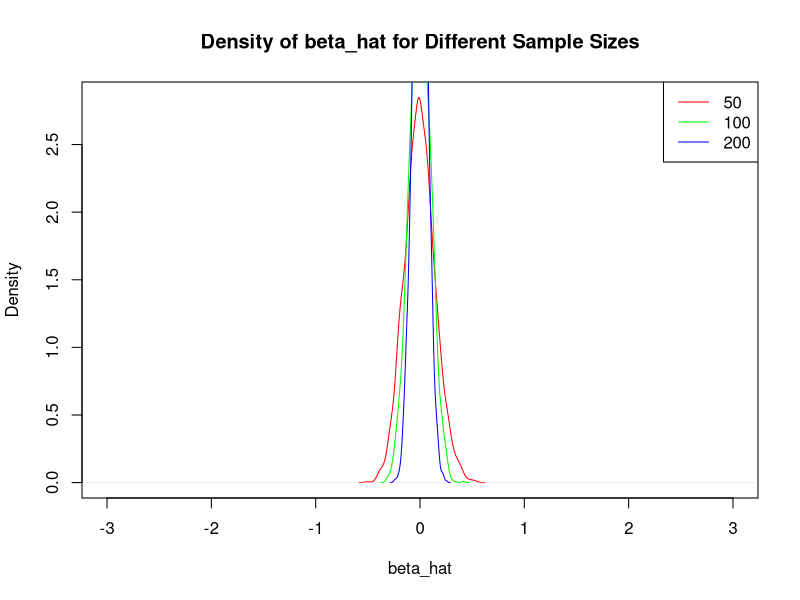
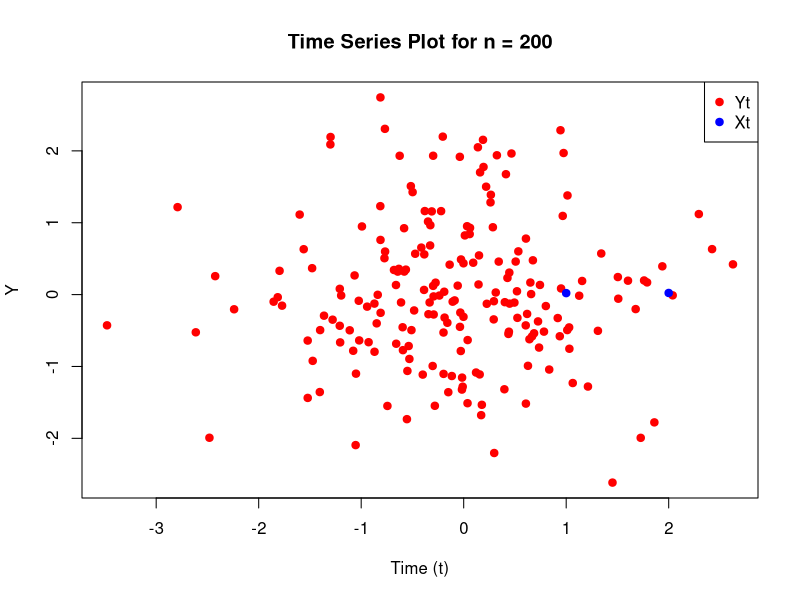
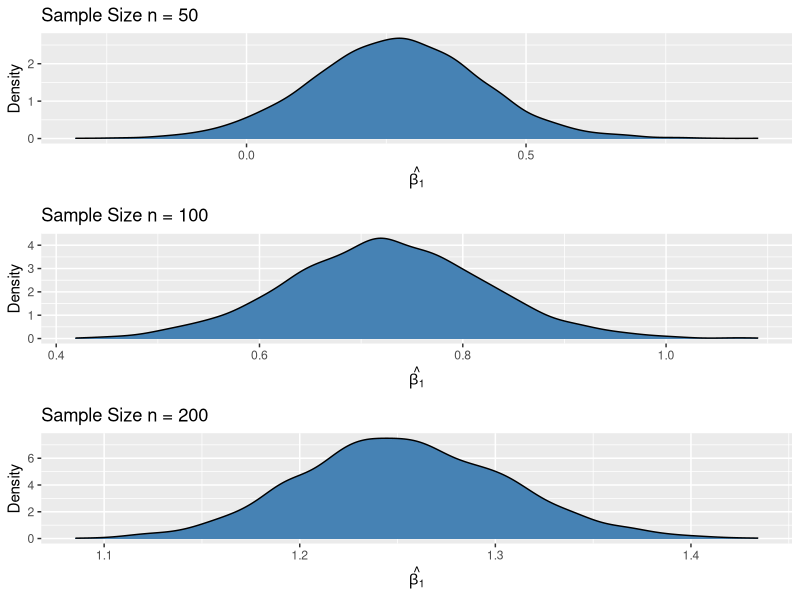
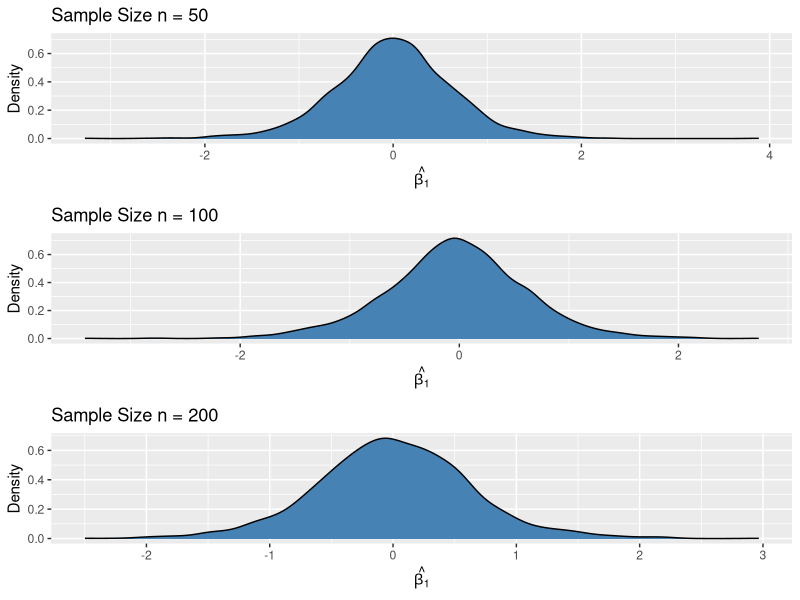
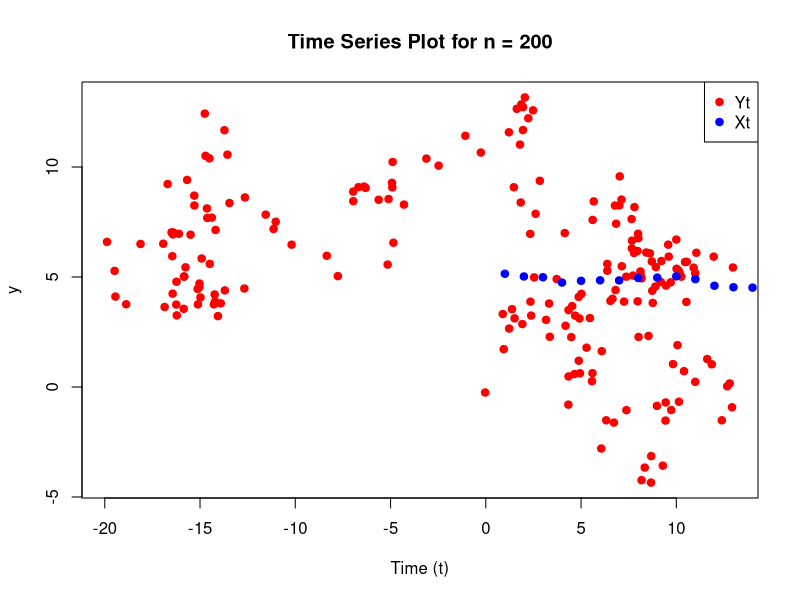

These charts were generated, in order, by the following R code:
# Set the parameters
set.seed(2024)  # For reproducibility
n_values <- c(50, 100, 200)  # Different sample sizes
num_replications <- 2500  # Number of replications for each sample size

# Create a list to store density estimates for each sample size
density_estimates <- list()

# Simulate the data and run regressions
for (n in n_values) {
  beta_hat <- numeric(num_replications)
  
  for (replication in 1:num_replications) {
    # Simulate data for each replication
    Y <- rnorm(n)
    X <- rnorm(n)
    
    # Fit a linear regression model
    model <- lm(Y ~ X)
    
    # Store the estimated coefficient for X (beta_hat)
    beta_hat[replication] <- coef(model)['X']
  }
  
  # Calculate the density estimate for beta_hat
  density_estimates[[as.character(n)]] <- density(beta_hat)
}

# Create the plot
colors <- rainbow(length(n_values))
plot(density_estimates[[1]], col = colors[1], main = "Density of beta_hat for Different Sample Sizes", xlab = "beta_hat", ylab = "Density", xlim = c(-3, 3))
legend("topright", legend = n_values, col = colors, lty = 1)

for (i in 2:length(n_values)) {
  lines(density_estimates[[i]], col = colors[i])
}







# Set the parameters
set.seed(42)  # For reproducibility
n_values <- c(50, 100, 200)  # Different sample sizes
num_replications <- 2500  # Number of replications for each sample size
alpha <- 0.05  # Significance level

# Create a vector to store rejection frequencies for each sample size
rejection_freqs <- numeric(length(n_values))

# Simulate the data and run regressions
for (n in n_values) {
  for (replication in 1:num_replications) {
    # Simulate data for each replication
    Y <- rnorm(n)
    X <- rnorm(n)
    
    # Fit a linear regression model
    model <- lm(Y ~ X)
    
    # Perform the significance test for beta1
    p_value <- summary(model)$coefficients[2, 4]
    reject_null <- p_value < alpha / 2 || p_value > 1 - alpha / 2
    
    # Update the rejection frequencies
    rejection_freqs[n == n_values] <- rejection_freqs[n == n_values] + reject_null
  }
  # Calculate the estimated rejection frequency for the sample size
  rejection_freqs[n == n_values] <- rejection_freqs[n == n_values] / num_replications
}

# Report the estimated rejection frequencies
cat("Estimated Rejection Frequencies:\n")
for (i in 1:length(n_values)) {
  cat(paste("Sample Size n =", n_values[i], ": ", round(rejection_freqs[i], 3), "\n"))
}

# Show a time series plot for the last replication with n = 200
last_n200_replication <- lm(Y ~ X)  # Fit a regression model for the last replication
plot(Y ~ X, data = last_n200_replication$model, main = "Time Series Plot for n = 200", xlab = "Time (t)", col = "red", pch = 19)
points(predict(last_n200_replication), col = "blue", pch = 19)
legend("topright", legend = c("Yt", "Xt"), col = c("red", "blue"), pch = 19)

















# Set the parameters
set.seed(42)  # For reproducibility
n_values <- c(50, 100, 200)  # Different sample sizes
num_replications <- 2500  # Number of replications for each sample size

# Create storage matrices for saving regression coefficients and p-values
beta_hat_matrix <- matrix(NA, nrow = length(n_values), ncol = num_replications)
p_value_matrix <- matrix(NA, nrow = length(n_values), ncol = num_replications)

# Create storage vectors for rejection frequencies
rejection_freqs <- numeric(length(n_values))

# Simulate the data and run regressions
for (n_idx in 1:length(n_values)) {
  n <- n_values[n_idx]
  
  for (replication in 1:num_replications) {
    t <- 1:n  # Create a time variable
    
    # Simulate data with deterministic trends
    Y <- 0.05 * t + rnorm(n)
    X <- 0.03 * t + rnorm(n)
    
    # Fit a linear regression model
    model <- lm(Y ~ X)
    
    # Store the estimated coefficient for X
    beta_hat_matrix[n_idx, replication] <- coef(model)['X']
    
    # Store the p-value for the significance test of H0: beta1 = 0
    p_value_matrix[n_idx, replication] <- summary(model)$coefficients[2, 4]
  }
  
  # Calculate the estimated rejection frequency for the sample size
  rejection_freqs[n_idx] <- mean(p_value_matrix[n_idx, ] < 0.05)
}

# Report the estimated rejection frequencies
cat("Estimated Rejection Frequencies at the 5% Significance Level:\n")
for (i in 1:length(n_values)) {
  cat(paste("Sample Size n =", n_values[i], ": ", round(rejection_freqs[i], 3), "\n"))
}

# Create density plots for beta_hat
library(ggplot2)
library(gridExtra)

density_plots <- list()
for (n_idx in 1:length(n_values)) {
  p <- ggplot(data.frame(beta_hat = beta_hat_matrix[n_idx, ]), aes(x = beta_hat)) +
    geom_density(fill = "steelblue", color = "black") +
    labs(title = paste("Sample Size n =", n_values[n_idx]), x = expression(hat(beta[1])), y = "Density")
  density_plots[[n_idx]] <- p
}

grid.arrange(grobs = density_plots)







# Set the parameters
set.seed(42)  # For reproducibility
n_values <- c(50, 100, 200)  # Different sample sizes
num_replications <- 2500  # Number of replications for each sample size

# Create storage matrices for saving regression coefficients and p-values
beta_hat_matrix <- matrix(NA, nrow = length(n_values), ncol = num_replications)
p_value_matrix <- matrix(NA, nrow = length(n_values), ncol = num_replications)

# Create storage vectors for rejection frequencies
rejection_freqs <- numeric(length(n_values))

# Simulate the data and run regressions
for (n_idx in 1:length(n_values)) {
  n <- n_values[n_idx]
  
  for (replication in 1:num_replications) {
    # Simulate data with stochastic trends using cumulative sums of random errors
    y <- cumsum(rnorm(n))
    x <- cumsum(rnorm(n))
    
    # Fit a linear regression model
    model <- lm(y ~ x)
    
    # Store the estimated coefficient for x
    beta_hat_matrix[n_idx, replication] <- coef(model)['x']
    
    # Store the p-value for the significance test of H0: beta1 = 0
    p_value_matrix[n_idx, replication] <- summary(model)$coefficients[2, 4]
  }
  
  # Calculate the estimated rejection frequency for the sample size
  rejection_freqs[n_idx] <- mean(p_value_matrix[n_idx, ] < 0.05)
}

# Report the estimated rejection frequencies
cat("Estimated Rejection Frequencies at the 5% Significance Level:\n")
for (i in 1:length(n_values)) {
  cat(paste("Sample Size n =", n_values[i], ": ", round(rejection_freqs[i], 3), "\n"))
}





# Create density plots for beta_hat (same code as in Question 1)
library(ggplot2)
library(gridExtra)

density_plots <- list()
for (n_idx in 1:length(n_values)) {
  p <- ggplot(data.frame(beta_hat = beta_hat_matrix[n_idx, ]), aes(x = beta_hat)) +
    geom_density(fill = "steelblue", color = "black") +
    labs(title = paste("Sample Size n =", n_values[n_idx]), x = expression(hat(beta[1])), y = "Density")
  density_plots[[n_idx]] <- p
}

grid.arrange(grobs = density_plots)

# Calculate and report the estimated rejection frequencies (same code as in Question 1)
cat("Estimated Rejection Frequencies at the 5% Significance Level:\n")
for (i in 1:length(n_values)) {
  cat(paste("Sample Size n =", n_values[i], ": ", round(rejection_freqs[i], 3), "\n"))
}

# Create time series plots for the last replication with n = 200
last_n200_replication <- lm(y ~ x)  # Fit a regression model for the last replication
plot(y ~ x, data = last_n200_replication$model, main = "Time Series Plot for n = 200", xlab = "Time (t)", col = "red", pch = 19)
points(predict(last_n200_replication), col = "blue", pch = 19)
legend("topright", legend = c("Yt", "Xt"), col = c("red", "blue"), pch = 19)


## 3-C

# Set the parameters
set.seed(42)  # For reproducibility
n_values <- c(50, 100, 200)  # Different sample sizes
num_replications <- 2500  # Number of replications for each sample size

# Create storage matrices for saving regression coefficients and p-values
beta_hat_matrix <- matrix(NA, nrow = length(n_values), ncol = num_replications)
p_value_matrix <- matrix(NA, nrow = length(n_values), ncol = num_replications)

# Create storage vectors for rejection frequencies
rejection_freqs <- numeric(length(n_values))

# Simulate the data and run regressions in first differences
for (n_idx in 1:length(n_values)) {
  n <- n_values[n_idx]
  
  for (replication in 1:num_replications) {
    # Simulate data with stochastic trends using cumulative sums of random errors
    y <- cumsum(rnorm(n))
    x <- cumsum(rnorm(n))
    
    # Calculate first differences
    dy <- diff(y)
    dx <- diff(x)
    
    # Fit a linear regression model in first differences
    model <- lm(dy ~ dx)
    
    # Store the estimated coefficient for dx
    beta_hat_matrix[n_idx, replication] <- coef(model)['dx']
    
    # Store the p-value for the significance test of H0: beta1 = 0
    p_value_matrix[n_idx, replication] <- summary(model)$coefficients[2, 4]
  }
  
  # Calculate the estimated rejection frequency for the sample size
  rejection_freqs[n_idx] <- mean(p_value_matrix[n_idx, ] < 0.05)
}

# Report the estimated rejection frequencies
cat("Estimated Rejection Frequencies at the 5% Significance Level (in first differences):\n")
for (i in 1:length(n_values)) {
  cat(paste("Sample Size n =", n_values[i], ": ", round(rejection_freqs[i], 3), "\n"))
}



